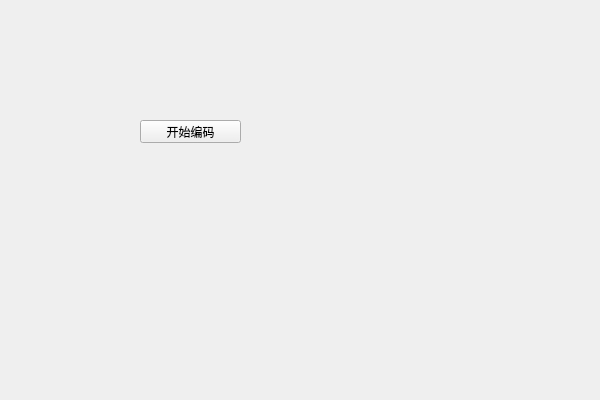
<?xml version="1.0" encoding="UTF-8"?>
<ui version="4.0">
 <class>MainWindowClass</class>
 <widget class="QMainWindow" name="MainWindowClass">
  <property name="geometry">
   <rect>
    <x>0</x>
    <y>0</y>
    <width>600</width>
    <height>400</height>
   </rect>
  </property>
  <property name="windowTitle">
   <string>MainWindow</string>
  </property>
  <widget class="QWidget" name="centralWidget">
   <widget class="QPushButton" name="audioButton">
    <property name="geometry">
     <rect>
      <x>140</x>
      <y>120</y>
      <width>101</width>
      <height>23</height>
     </rect>
    </property>
    <property name="text">
     <string>开始编码</string>
    </property>
   </widget>
  </widget>
 </widget>
 <layoutdefault spacing="6" margin="11"/>
 <resources>
  <include location="MainWindow.qrc"/>
 </resources>
 <connections/>
</ui>
